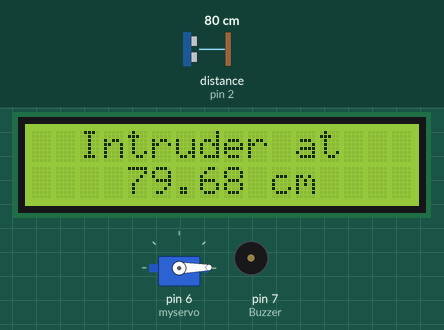
Bench run of a sketch on a simulated Arduino Uno, built with avr-gcc and run on an emulated ATmega328P. Parts: servo, 16×2 character LCD, buzzer (waves = sounding, pin HIGH). Wiring (inferred from the names in the program): ultrasonic range finder: trigger pin 3; echo pin 2. The inputs (shaded band) are chosen by the test bench; at power-on: distance to the obstacle (sensor on pin 2) 80 cm. The echo pulse lasts 58.3 µs per cm; pins used as bus, display or sensor lines are not drawn.

Above: at 1.2 s.
1.3 s: distance to the obstacle (sensor on pin 2) set to 95 cm
At 2.3 s:
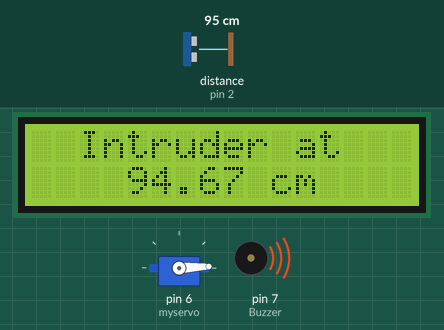
4.0 s: distance to the obstacle (sensor on pin 2) set to 105 cm
At 4.51 s:
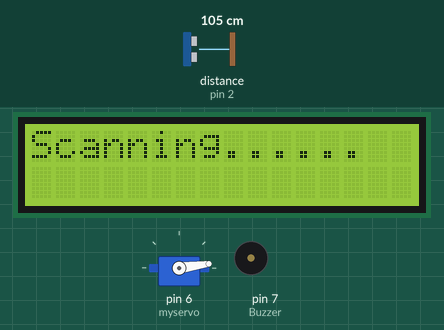
6.1 s: distance to the obstacle (sensor on pin 2) set to 2 cm
At 6.5 s:
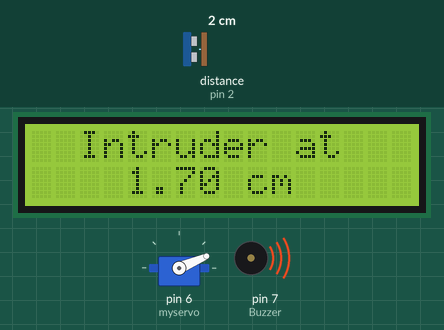
8.2 s: distance to the obstacle (sensor on pin 2) set to 120 cm
At 8.71 s:
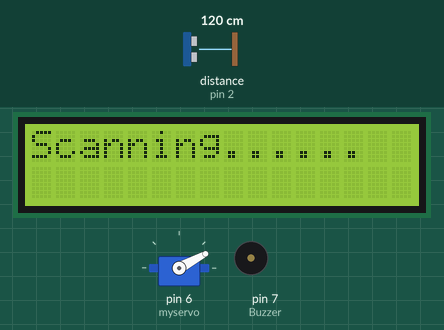
11.5 s: distance to the obstacle (sensor on pin 2) set to 4 cm
At 11.9 s:
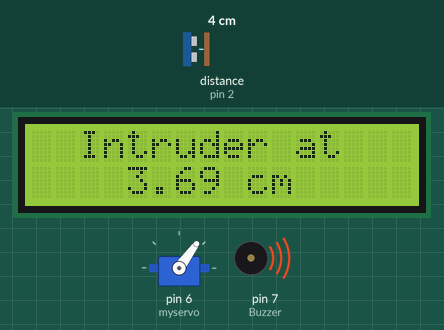
13.6 s: distance to the obstacle (sensor on pin 2) set to 120 cm
At 14.16 s:
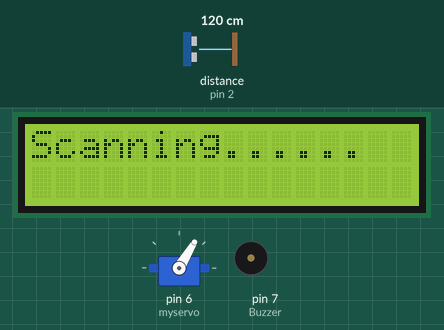
Timing chart, 0 to 20.2 s (numbered marks = the images above; inputs shaded):
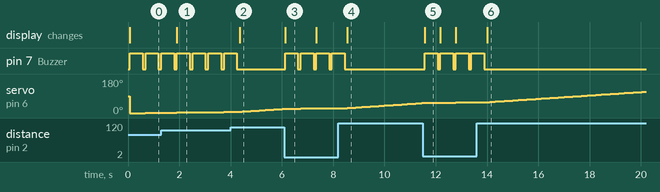

Measured:
- the behaviour switches between 100 and 101 cm on distance to the obstacle (sensor on pin 2) (found by bisection; images 1 and 2)
- after the input at 1.3 s, the display: changes after 0.61 s (image 1)
- after the input at 4.0 s, pin 7 (Buzzer): goes on until 4.2 s, then stays LOW; the display: changes after 0.36 s (image 2)
- after the input at 6.1 s, pin 7 (Buzzer): alternates HIGH for 0.50 s and LOW for 0.11 s, starting at once; the display: changes at once (image 3)
- after the input at 8.2 s, pin 7 (Buzzer): goes on until 8.4 s, then stays LOW; the display: changes after 0.36 s (image 4)
- after the input at 11.5 s, pin 7 (Buzzer): alternates HIGH for 0.50 s and LOW for 0.11 s, starting after 0.07 s; the display: changes after 0.07 s (image 5)
- after the input at 13.6 s, pin 7 (Buzzer): goes on until 13.9 s, then stays LOW; the display: changes after 0.40 s (image 6)
- by itself, pin 7 (Buzzer): alternates HIGH for 0.50 s and LOW for 0.11 s

The sketch:

LED-DISTACE.ino
```cpp
  #include <LiquidCrystal.h> //LCD library
  #include<Servo.h> //Servo library

  #define echo   2
  #define trig   3
  #define Buzzer 7

  const int scan_Distance = 100;//distance upto which the sensor should scan

  float  duration; // time taken by the pulse to return back
  float distance;  // oneway distance travelled by the pulse
  Servo myservo ;

  LiquidCrystal lcd(13, 12, 11, 10, 9, 8);//lcd(RS,EN,D4,D5,D6,D7)

  void setup() {
    myservo.attach(6); // Servo is connected to Digital pin 6

    pinMode(trig, OUTPUT);
    pinMode(echo, INPUT);
    pinMode(Buzzer,OUTPUT);
    Serial.begin(9600);
    lcd.begin(16, 2);

  }

  void loop() {
    for (int i = 0; i <= 180; i++) {
      myservo.write(i);
      time_Measurement();
      distance = duration * (0.0343) / 2;
      if (distance <= scan_Distance) {
        intruder_detected();
      }
      else {
        lcd.clear();
        lcd.print("Scanning...... ");
      }
      delay(100);
    }
    for (int i = 180; i >= 0; i--) {
      myservo.write(i);
      time_Measurement();
      distance = (float)duration * (0.0343) / 2;
      if (distance <= scan_Distance) {
        intruder_detected();
      }
      else {
        lcd.clear();
        lcd.print("Scanning...... ");
      }
      delay(100);
    }
  }

  void time_Measurement()
  {
    digitalWrite(trig, LOW);
    delayMicroseconds(2);

    digitalWrite(trig, HIGH);
    delayMicroseconds(10);
    digitalWrite(trig, LOW);

    duration = pulseIn(echo, HIGH);
  }

  void intruder_detected()
  {
    lcd.clear();
    lcd.setCursor(0, 0);
    lcd.print("  Intruder at ");
    lcd.setCursor(0, 1);
    lcd.print("    ");
    lcd.print(distance);
    lcd.print(" cm");
    digitalWrite(Buzzer, HIGH);
    delay(500);
    digitalWrite(Buzzer, LOW);
  }
```
